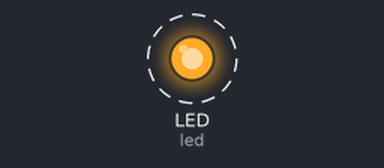
A program run on a simulated CircuitPython board. Parts: output pins drawn as LEDs (lit = HIGH). Dashed ring = blinking.

Above: at 0.2 s.
Timing chart, 0 to 3.0 s (numbered marks = the images above):
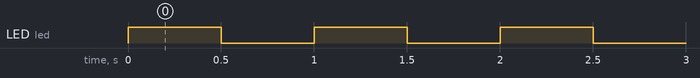

Measured:
- by itself, LED (led): alternates HIGH for 0.50 s and LOW for 0.50 s

The program:

code.py
```python
import board
import digitalio
import time


led = digitalio.DigitalInOut(board.LED)
led.direction = digitalio.Direction.OUTPUT

while True:
    led.value = True
    time.sleep(0.5)
    led.value = False
    time.sleep(0.5)
```
